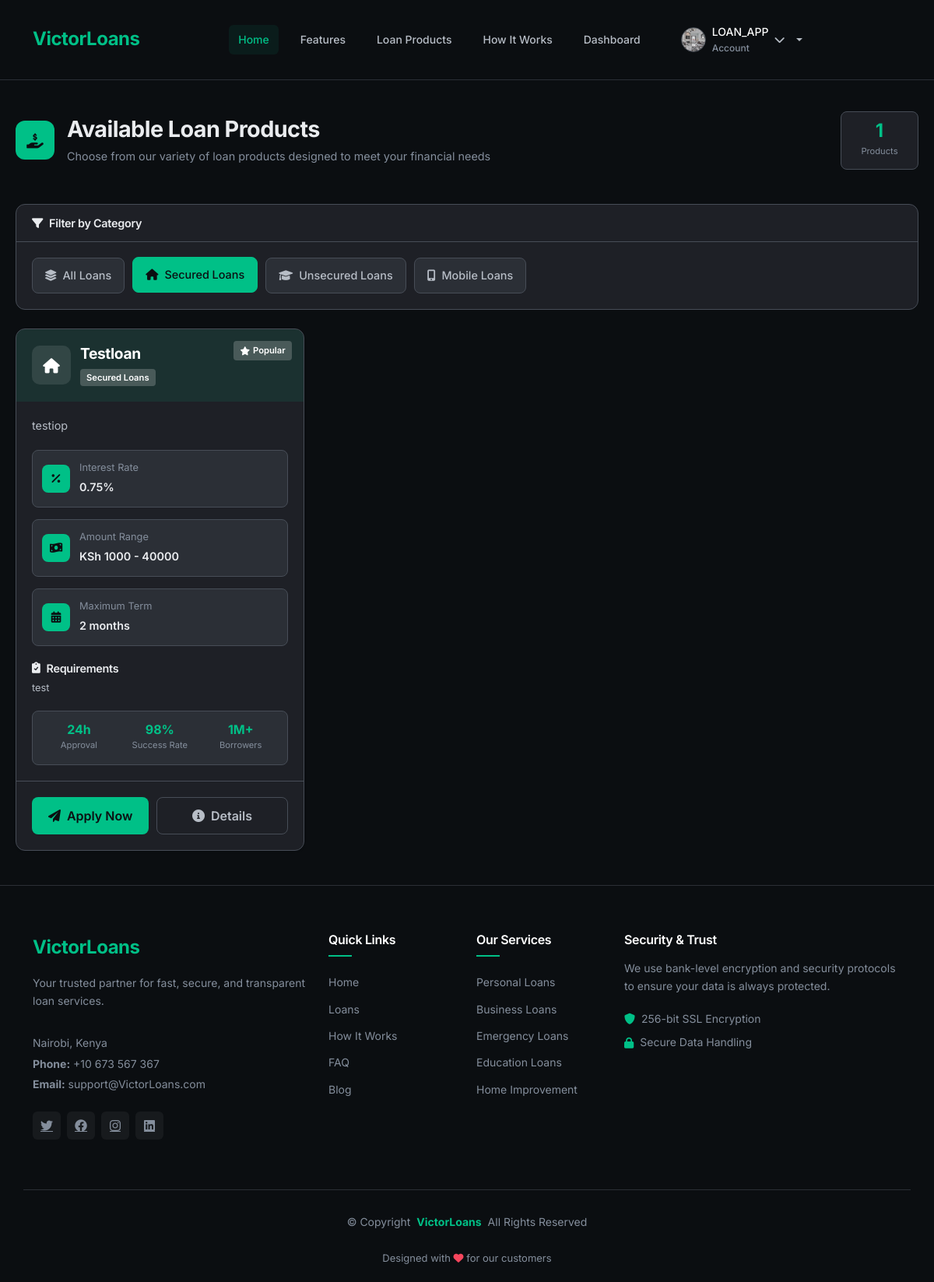
/loans/?category=secured (signed in), run on the app's committed database.
### dashboard/models.py (models this page shows, shortened)
class BorrowerProfile(models.Model):
    user = models.OneToOneField(User, on_delete=models.CASCADE)
    id_number = models.CharField(max_length=20, unique=True)
    phone_number = models.CharField(max_length=15)
    date_of_birth = models.DateField()
    profile_picture = models.ImageField(
        upload_to='profile_pictures/%Y/%m/%d/',
        null=True,
        blank=True,
        default='profile_pictures/default.png'
    )
    employment_status = models.CharField(max_length=20, choices=[
        ('employed', 'Employed'),
        ('self_employed', 'Self-Employed'),
        ('unemployed', 'Unemployed'),
        ('student', 'Student'),
    ])
    monthly_income = models.DecimalField(max_digits=10, decimal_places=2, null=True, blank=True)
    employer_name = models.CharField(max_length=100, null=True, blank=True)
    credit_score = models.IntegerField(default=0)
    created_at = models.DateTimeField(auto_now_add=True)
    updated_at = models.DateTimeField(auto_now=True)
    @property
    def has_profile_picture(self):
        return bool(self.profile_picture) and self.profile_picture.name != 'profile_pictures/default.png'

class LoanType(models.Model):
    LOAN_CATEGORIES = [
        ('secured', 'Secured Loans'),
        ('unsecured', 'Unsecured Loans'),
        ('mobile', 'Mobile Loans'),
    ]
    name = models.CharField(max_length=100)
    category = models.CharField(max_length=20, choices=LOAN_CATEGORIES)
    interest_rate = models.DecimalField(max_digits=5, decimal_places=2)
    max_amount = models.DecimalField(max_digits=12, decimal_places=2)
    min_amount = models.DecimalField(max_digits=12, decimal_places=2, default=1000)
    max_term = models.PositiveIntegerField(help_text="Maximum term in months")
    min_term = models.PositiveIntegerField(default=1)
    description = models.TextField()
    requirements = models.TextField(help_text="Loan requirements")
    is_active = models.BooleanField(default=True)

### dashboard/views.py (the view)
# urls.py: path('loans/', views.loan_list, name='loan_list'),
@login_required
def loan_list(request):
    loan_types = LoanType.objects.filter(is_active=True)
    category = request.GET.get('category')
    if category:
        loan_types = loan_types.filter(category=category)
    context = {
        'loan_types': loan_types,
        'categories': LoanType.LOAN_CATEGORIES,
    }
    return render(request, 'dashboard/loan_list.html', context)

### templates/dashboard/loan_list.html (shortened to what this page needs)
{% extends 'base.html' %}
{% block content %}
<div class="container-fluid loans-container">
    <div class="loans-header mb-4">
        <div class="row align-items-center">
            <div class="col-md-8">
                <div class="d-flex align-items-center">
                    <div class="header-icon me-3">
                        <i class="fas fa-hand-holding-usd"></i>
                    </div>
                    <div>
                        <h1 class="page-title">Available Loan Products</h1>
                        <p class="page-subtitle">Choose from our variety of loan products designed to meet your financial needs</p>
                    </div>
                </div>
            </div>
            <div class="col-md-4 text-end">
                <div class="header-stats">
                    <div class="stat-badge">
                        <span class="stat-number">{{ loan_types|length }}</span>
                        <span class="stat-label">Products</span>
                    </div>
                </div>
            </div>
        </div>
    </div>
    <div class="filters-section mb-4">
        <div class="filters-header">
            <h6 class="filters-title">
                <i class="fas fa-filter me-2"></i>
                Filter by Category
            </h6>
        </div>
        <div class="filters-container">
            <div class="filter-buttons">
                <a href="{% url 'loan_list' %}" class="filter-btn {% if not request.GET.category %}active{% endif %}">
                    <i class="fas fa-layer-group me-2"></i>
                    All Loans
                </a>
                {% for category_code, category_name in categories %}
                <a href="?category={{ category_code }}" class="filter-btn {% if request.GET.category == category_code %}active{% endif %}">
                    <i class="fas
                        {% if category_code == 'secured' %}fa-home
                        {% elif category_code == 'unsecured' %}fa-graduation-cap
                        {% else %}fa-mobile-alt{% endif %} me-2">
                    </i>
                    {{ category_name }}
                </a>
                {% endfor %}
            </div>
        </div>
    </div>
    <div class="loans-grid">
        {% if loan_types %}
            <div class="row">
                {% for loan_type in loan_types %}
                <div class="col-xl-4 col-lg-6 mb-4">
                    <div class="loan-card">
                        <div class="loan-header
                            {% if loan_type.category == 'secured' %}category-secured
                            {% elif loan_type.category == 'unsecured' %}category-unsecured
                            {% else %}category-mobile{% endif %}">
                            <div class="loan-category">
                                <div class="category-icon">
                                    <i class="fas
                                        {% if loan_type.category == 'secured' %}fa-home
                                        {% elif loan_type.category == 'unsecured' %}fa-graduation-cap
                                        {% else %}fa-mobile-alt{% endif %}">
                                    </i>
                                </div>
                                <div class="category-info">
                                    <h4 class="loan-name">{{ loan_type.name }}</h4>
                                    <span class="category-badge">{{ loan_type.get_category_display }}</span>
                                </div>
                            </div>
                            <div class="loan-popularity">
                                <div class="popularity-badge">
                                    <i class="fas fa-star"></i>
                                    Popular
                                </div>
                            </div>
                        </div>
                        <div class="loan-body">
                            <div class="loan-description">
                                <p>{{ loan_type.description }}</p>
                            </div>
                            <div class="loan-features">
                                <div class="feature-item">
                                    <div class="feature-icon">
                                        <i class="fas fa-percentage"></i>
                                    </div>
                                    <div class="feature-content">
                                        <label>Interest Rate</label>
                                        <span class="feature-value">{{ loan_type.interest_rate }}%</span>
                                    </div>
                                </div>
                                <div class="feature-item">
                                    <div class="feature-icon">
                                        <i class="fas fa-money-bill-wave"></i>
                                    </div>
                                    <div class="feature-content">
                                        <label>Amount Range</label>
                                        <span class="feature-value">
                                            KSh {{ loan_type.min_amount|floatformat:0 }} - {{ loan_type.max_amount|floatformat:0 }}
                                        </span>
                                    </div>
                                </div>
                                <div class="feature-item">
                                    <div class="feature-icon">
                                        <i class="fas fa-calendar-alt"></i>
                                    </div>
                                    <div class="feature-content">
                                        <label>Maximum Term</label>
                                        <span class="feature-value">{{ loan_type.max_term }} months</span>
                                    </div>
                                </div>
                            </div>
                            <div class="loan-requirements">
                                <h6 class="requirements-title">
                                    <i class="fas fa-clipboard-check me-2"></i>
                                    Requirements
                                </h6>
                                <p class="requirements-text">{{ loan_type.requirements }}</p>
                            </div>
                            <div class="loan-stats">
                                <div class="stat-item">
                                    <div class="stat-value">24h</div>
                                    <div class="stat-label">Approval</div>
                                </div>
                                <div class="stat-item">
                                    <div class="stat-value">98%</div>
                                    <div class="stat-label">Success Rate</div>
                                </div>
                                <div class="stat-item">
                                    <div class="stat-value">1M+</div>
                                    <div class="stat-label">Borrowers</div>
                                </div>
                            </div>
                        </div>
                        <div class="loan-footer">
                            <div class="loan-actions">
                                <a href="{% url 'loan_apply' loan_type.id %}" class="btn btn-primary apply-btn">
                                    <i class="fas fa-paper-plane me-2"></i>
                                    Apply Now
                                </a>
                                <button class="btn btn-outline details-btn" data-bs-toggle="modal" data-bs-target="#loanModal{{ loan_type.id }}">
                                    <i class="fas fa-info-circle me-2"></i>
                                    Details
                                </button>
                            </div>
                        </div>
                    </div>
                </div>
                {% endfor %}
            </div>
        {% endif %}
    </div>
</div>
{% endblock %}

### templates/base.html (shortened to what this page needs)
{% load static %}
<!DOCTYPE html>
<html lang="en">
<head>
    <link href="https://cdn.jsdelivr.net/npm/bootstrap@5.3.0/dist/css/bootstrap.min.css" rel="stylesheet">
    <link rel="stylesheet" href="https://cdnjs.cloudflare.com/ajax/libs/font-awesome/6.0.0/css/all.min.css">
</head>
<body class="index-page">
    <header id="header" class="header d-flex align-items-center sticky-top">
        <div class="container-fluid container-xl d-flex align-items-center justify-content-between">
            <a href="{% url 'home' %}" class="logo d-flex align-items-center">
                <h1 class="sitename">VictorLoans</h1>
            </a>
            <nav id="navmenu" class="navmenu">
                <ul>
                    <li><a href="{% url 'home' %}" class="active">Home</a></li>
                    <li><a href="{% url 'home' %}#features">Features</a></li>
                    <li><a href="{% url 'home' %}#loans">Loan Products</a></li>
                    <li><a href="{% url 'home' %}#how-it-works">How It Works</a></li>
                    <li><a href="{% url 'dashboard' %}">Dashboard</a></li>
                    {% if user.is_authenticated %}
                    <li class="dropdown">
    <a href="#" class="dropdown-toggle">
        <div class="user-info">
            {% if user.borrowerprofile.profile_picture and user.borrowerprofile.has_profile_picture %}
                <img src="{{ user.borrowerprofile.profile_picture.url }}"
                     alt="Profile Picture"
                     class="profile-picture-nav">
            {% else %}
                <div class="profile-picture-placeholder">
                    <i class="fas fa-user"></i>
                </div>
            {% endif %}
            <div class="user-details d-none d-md-flex">
                <span class="user-name">{{ user.first_name|default:user.username }}</span>
                <span class="user-role">Account</span>
            </div>
            <i class="fas fa-chevron-down dropdown-arrow"></i>
        </div>
    </a>
</li>
                    {% else %}
                    <li><a href="{% url 'account_login' %}">Login</a></li>
                    {% endif %}
                </ul>
            </nav>
        </div>
    </header>
    <main class="main">
        {% block content %}{% endblock %}
    </main>
    <footer id="footer" class="footer">
        <div class="container footer-top">
            <div class="row gy-4">
                <div class="col-lg-4 col-md-6 footer-about">
                    <a href="{% url 'home' %}" class="logo d-flex align-items-center mb-3">
                        <span class="sitename" style="color: var(--primary);">VictorLoans</span>
                    </a>
                    <p class="mb-3" style="color: var(--gray-400);">Your trusted partner for fast, secure, and transparent loan services.</p>
                    <div class="footer-contact pt-3">
                        <p class="mb-1">Nairobi, Kenya</p>
                        <p class="mb-1"><strong>Phone:</strong> <span>+10 673 567 367</span></p>
                        <p class="mb-3"><strong>Email:</strong> <span>support@VictorLoans.com</span></p>
                    </div>
                    <div class="social-links d-flex mt-4">
                        <a href="#"><i class="fab fa-twitter"></i></a>
                        <a href="#"><i class="fab fa-facebook"></i></a>
                        <a href="#"><i class="fab fa-instagram"></i></a>
                        <a href="#"><i class="fab fa-linkedin"></i></a>
                    </div>
                </div>
                <div class="col-lg-2 col-md-3 footer-links">
                    <h4>Quick Links</h4>
                    <ul>
                        <li><a href="{% url 'home' %}">Home</a></li>
                        <li><a href="{% url 'loan_list' %}">Loans</a></li>
                        <li><a href="{% url 'home' %}#how-it-works">How It Works</a></li>
                        <li><a href="#">FAQ</a></li>
                        <li><a href="#">Blog</a></li>
                    </ul>
                </div>
                <div class="col-lg-2 col-md-3 footer-links">
                    <h4>Our Services</h4>
                    <ul>
                        <li><a href="#">Personal Loans</a></li>
                        <li><a href="#">Business Loans</a></li>
                        <li><a href="#">Emergency Loans</a></li>
                        <li><a href="#">Education Loans</a></li>
                        <li><a href="#">Home Improvement</a></li>
                    </ul>
                </div>
                <div class="col-lg-4 col-md-12 footer-newsletter">
                    <h4>Security & Trust</h4>
                    <p>We use bank-level encryption and security protocols to ensure your data is always protected.</p>
                    <div class="d-flex align-items-center mt-3">
                        <i class="fas fa-shield-alt me-2" style="color: var(--success);"></i>
                        <span>256-bit SSL Encryption</span>
                    </div>
                    <div class="d-flex align-items-center mt-2">
                        <i class="fas fa-lock me-2" style="color: var(--success);"></i>
                        <span>Secure Data Handling</span>
                    </div>
                </div>
            </div>
        </div>
        <div class="container copyright text-center mt-4">
            <p>© <span>Copyright</span> <strong class="px-1" style="color: var(--primary);">VictorLoans</strong> <span>All Rights Reserved</span></p>
            <div class="credits">
                Designed with <i class="fas fa-heart" style="color: var(--danger);"></i> for our customers
            </div>
        </div>
    </footer>
</body>
</html>

### data on the page
LoanType: name "Testloan", category "Secured Loans", description "testiop", interest_rate "0.75", min_amount "1000", max_amount "40000", max_term "2", requirements "test"

### other printed values
{{ user.first_name|default:user.username }} "LOAN_APP"
{{ loan_types|length }} "1"
{{ category_name }} "Secured Loans" "Unsecured Loans" "Mobile Loans"
